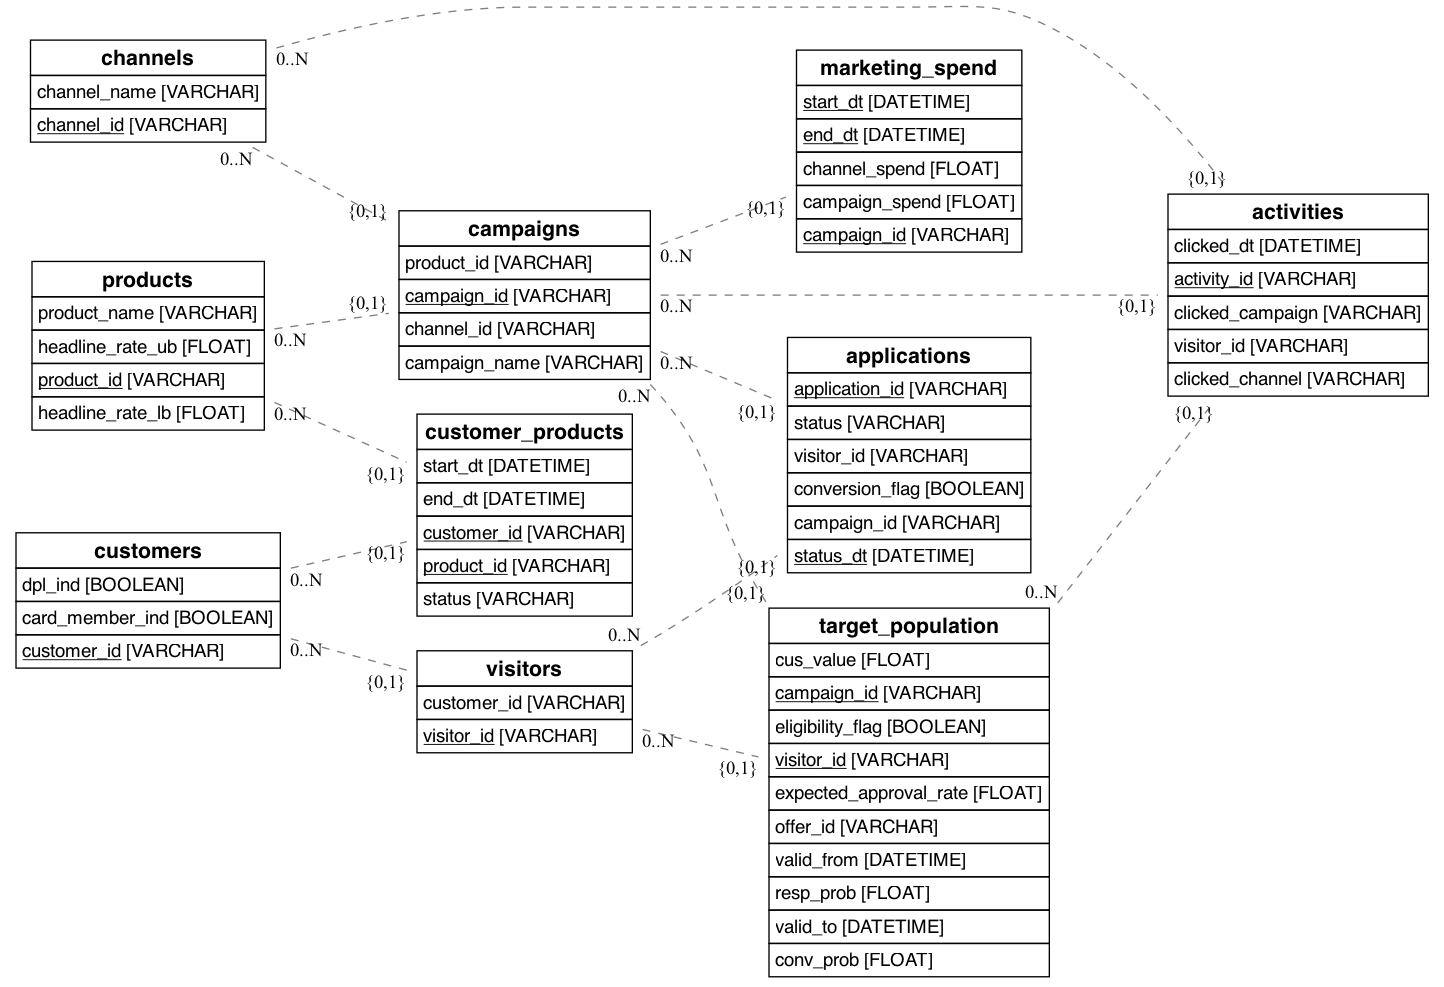

Recreate this plot in Python.
# mac only
# please following this instruction to install eralchemy
# brew install graphviz
# python -m pip install \
#   --global-option=build_ext \
#   --global-option="-I$(brew --prefix graphviz)/include/" \
#   --global-option="-L$(brew --prefix graphviz)/lib/" \
#   pygraphviz
# pip install eralchemy
# change in eralchemy/eralchemy/sqla.py from
#   columns=[column_to_intermediary(col) for col in table.c._data.values()] to 
#   columns=[column_to_intermediary(col) for col in table.c._colset]
import sqlalchemy
from sqlalchemy import MetaData
from eralchemy import render_er

engine = sqlalchemy.create_engine('sqlite:///demo.db', echo=False)
metadata = MetaData()
metadata.reflect(bind=engine)

render_er(metadata, 'schema.png')
